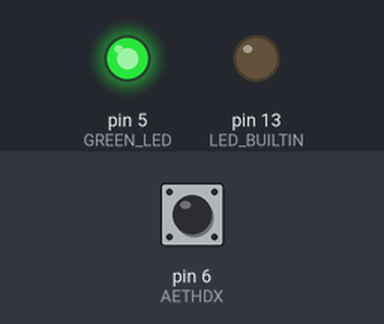
This sketch was run on a simulated Arduino Uno, built with avr-gcc and run on an emulated ATmega328P. Shown: output pins drawn as LEDs (lit = HIGH). The test bench sets the inputs (shaded band); at power-on: pin 6 (AETHDX) HIGH.

Above: at 5.25 s.
Timing chart, 0 to 11.0 s (numbered marks = the images above):
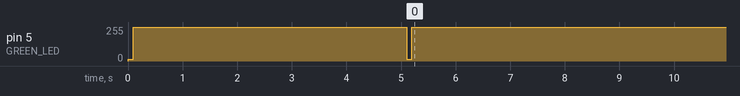

The sketch:

tiltballlering.ino
```cpp
#define GREEN_LED 5
#define AETHDX 6 // SW-520D Roller Ball Tilt Switch

// the setup function runs once when you press reset or power the board
void setup() {
  Serial.begin(9600);
  pinMode(LED_BUILTIN,OUTPUT);
  digitalWrite(LED_BUILTIN,LOW);
  pinMode(GREEN_LED,OUTPUT);
  dim_green_led_flkr();
  notilt_action();
  tilt_action();
  dim_green_led_flkr();

  pinMode(AETHDX,INPUT);
  digitalWrite(AETHDX, HIGH); // tilt ball switch needs this
}

// the loop function runs over and over again forever
void loop() {
  int sw_tiltball = digitalRead(AETHDX);

  //Serial.println(sw_tiltball);
  if(sw_tiltball == HIGH) {
    tilt_action();
  } else {
    notilt_action();
  }
}

void notilt_action() {
    digitalWrite(GREEN_LED,0);
}
void tilt_action(){
    digitalWrite(GREEN_LED,15);
    delay(5000);
    digitalWrite(GREEN_LED,0);
}

void dim_green_led_flkr() {
  // #define GREEN_LED 5
  // uses PIN 5, because u need a digital PWM pin on the arduino such as 5 ... not all pins are PWM.
  analogWrite(GREEN_LED,15);
  delay(100);
  analogWrite(GREEN_LED,0);

}
```

Measured:
- by itself, pin 5 (GREEN_LED): 15/255 → 255/255 at 0.10 s, → 15/255 5.0 s later, → 255/255 0.10 s later
